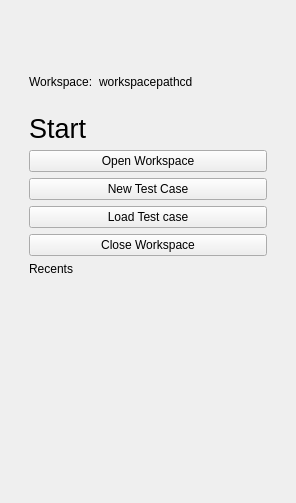
                     <widget class="QWidget" name="home">
                      <property name="styleSheet">
                       <string notr="true"/>
                      </property>
                      <layout class="QGridLayout" name="gridLayout_7">
                       <item row="1" column="0">
                        <widget class="QWidget" name="widget_2" native="true">
                         <layout class="QGridLayout" name="gridLayout_6">
                          <item row="0" column="0">
                           <widget class="QWidget" name="widget_4" native="true">
                            <layout class="QFormLayout" name="formLayout">
                             <item row="1" column="0">
                              <widget class="QLabel" name="labelHome">
                               <property name="minimumSize">
                                <size>
                                 <width>0</width>
                                 <height>0</height>
                                </size>
                               </property>
                               <property name="maximumSize">
                                <size>
                                 <width>100</width>
                                 <height>16777215</height>
                                </size>
                               </property>
                               <property name="text">
                                <string>Workspace:</string>
                               </property>
                              </widget>
                             </item>
                             <item row="1" column="1">
                              <widget class="QLabel" name="labelWorkspacePath">
                               <property name="sizePolicy">
                                <sizepolicy hsizetype="Expanding" vsizetype="Preferred">
                                 <horstretch>0</horstretch>
                                 <verstretch>0</verstretch>
                                </sizepolicy>
                               </property>
                               <property name="text">
                                <string>workspacepathcd</string>
                               </property>
                              </widget>
                             </item>
                             <item row="0" column="0" colspan="2">
                              <spacer name="verticalSpacer">
                               <property name="orientation">
                                <enum>Qt::Orientation::Vertical</enum>
                               </property>
                               <property name="sizeHint" stdset="0">
                                <size>
                                 <width>20</width>
                                 <height>40</height>
                                </size>
                               </property>
                              </spacer>
                             </item>
                            </layout>
                           </widget>
                          </item>
                          <item row="1" column="0">
                           <widget class="QWidget" name="homeWidget" native="true">
                            <layout class="QGridLayout" name="gridLayout_10">
                             <item row="2" column="0">
                              <widget class="QPushButton" name="button_openWorkspace">
                               <property name="text">
                                <string>Open Workspace</string>
                               </property>
                               <property name="icon">
                                <iconset resource="../icons/icon.qrc">
                                 <normaloff>:/Icons/cil-folder-open.png</normaloff>:/Icons/cil-folder-open.png</iconset>
                               </property>
                              </widget>
                             </item>
                             <item row="6" column="0">
                              <widget class="QLabel" name="label_2">
                               <property name="text">
                                <string>Recents</string>
                               </property>
                              </widget>
                             </item>
                             <item row="3" column="0">
                              <widget class="QPushButton" name="button_newTestCase">
                               <property name="text">
                                <string>New Test Case</string>
                               </property>
                               <property name="icon">
                                <iconset resource="../icons/icon.qrc">
                                 <normaloff>:/Icons/cil-plus.png</normaloff>:/Icons/cil-plus.png</iconset>
                               </property>
                              </widget>
                             </item>
                             <item row="4" column="0">
                              <widget class="QPushButton" name="button_loadTestCase">
                               <property name="text">
                                <string>Load Test case</string>
                               </property>
                               <property name="icon">
                                <iconset resource="../icons/icon.qrc">
                                 <normaloff>:/Icons/cil-file.png</normaloff>:/Icons/cil-file.png</iconset>
                               </property>
                              </widget>
                             </item>
                             <item row="5" column="0">
                              <widget class="QPushButton" name="button_closeWorkspace">
                               <property name="text">
                                <string>Close Workspace</string>
                               </property>
                               <property name="icon">
                                <iconset resource="../icons/icon.qrc">
                                 <normaloff>:/Icons/cil-folder.png</normaloff>:/Icons/cil-folder.png</iconset>
                               </property>
                              </widget>
                             </item>
                             <item row="1" column="0">
                              <widget class="QLabel" name="label_7">
                               <property name="font">
                                <font>
                                 <family>Segoe UI</family>
                                 <pointsize>20</pointsize>
                                 <italic>false</italic>
                                 <bold>false</bold>
                                </font>
                               </property>
                               <property name="text">
                                <string>Start</string>
                               </property>
                              </widget>
                             </item>
                            </layout>
                           </widget>
                          </item>
                          <item row="2" column="0">
                           <widget class="QListView" name="list_recents">
                            <property name="styleSheet">
                             <string notr="true">background: transparent;</string>
                            </property>
                           </widget>
                          </item>
                         </layout>
                        </widget>
                       </item>
                      </layout>
                     </widget>
